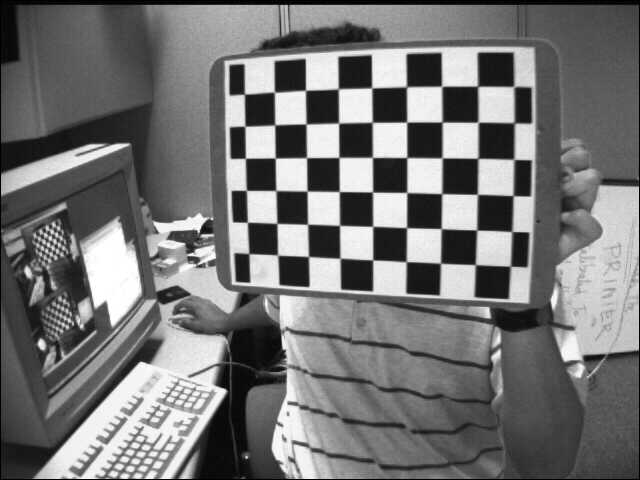
#> input picture imagens/left01.jpg, 640 x 480 px; its folder holds only this picture in this run
$ python calibrar_camera.py
#> lines starting #> are read from the running program, lines starting #| are printed output that depends on the picture; long printed decimals are rounded
import numpy as np
import cv2
import glob
import os

# config do tabuleiro
num_intersecoes_y = 6
num_intersecoes_x = 9 # default do opencv eh 9x6
tamanho_quadrado_mm = 25.0 # arrumar isso aq pro tamanho em milimetros do tabuleiro q a gnt usou

#criterio de parada pro calculo subpixel p ajuda a ficar mais preciso)
criteria = (cv2.TERM_CRITERIA_EPS + cv2.TERM_CRITERIA_MAX_ITER, 30, 0.001)

# gera os pontos no 3d tipo (0,0,0), (1,0,0)...
# multiplicando dps pelo tamanho em mm pra ter o mundo real
objp = np.zeros((num_intersecoes_x * num_intersecoes_y, 3), np.float32)
objp[:, :2] = np.mgrid[0:num_intersecoes_x, 0:num_intersecoes_y].T.reshape(-1, 2)
objp = objp * tamanho_quadrado_mm

#listas pra guardar tudo q achar nas fots
objpoints = [] #pontos no mundao 3d
imgpoints = [] #pontos 2d no plano da imgem

print("Iniciando processo de calibração... vamo q vamo")
images = glob.glob('imagens/*.jpg') # mudando pra pegar td jpg q tiver na pasta

if not images:
    print("Nenhuma imagem encontrada! Coloca as fotos na pasta 'imagens/' pelamor.")
    exit()

img_shape = None

for fname in images:
    print(f"Processando {fname}...")
    img = cv2.imread(fname)
#> img is the input picture: shape (480, 640, 3); min 0, max 255, mean 116.6
    gray = cv2.cvtColor(img, cv2.COLOR_BGR2GRAY)
    if img_shape is None:
        img_shape = gray.shape[::-1]
#> img_shape = (640, 480)

    # fast check
    flags = cv2.CALIB_CB_ADAPTIVE_THRESH + cv2.CALIB_CB_FAST_CHECK + cv2.CALIB_CB_NORMALIZE_IMAGE
    ret, corners = cv2.findChessboardCorners(gray, (num_intersecoes_x, num_intersecoes_y), flags)
#> ret = True; corners = 54 rows, first 8: [244.5, 94.33], [274.6, 92.24], [305.5, 90.4], [338.4, 88.84], [371.6, 87.98], [406.8, 86.92], [441.6, 86.37], [477.6, 86.38]

    # se achou os cantos,refinada neles e guarda
    if ret == True:
        objpoints.append(objp)
        corners2 = cv2.cornerSubPix(gray, corners, (11, 11), (-1, -1), criteria)
#> corners2 = 54 rows, first 8: [244.4, 94.14], [274.4, 92.21], [305.5, 90.32], [338.3, 88.79], [371.7, 87.87], [406.5, 86.71], [441.6, 86.25], [477.6, 86.22]
        imgpoints.append(corners2)

        #dbug
        # cv2.drawChessboardCorners(img, (num_intersecoes_x, num_intersecoes_y), corners2, ret)
        # cv2.imshow('img', img)
        # cv2.waitKey(500)

cv2.destroyAllWindows()

if len(objpoints) > 0:
    print(f"Calibrando câmera com {len(objpoints)} imagens q deram certo...")
    ret, mtx, dist, rvecs, tvecs = cv2.calibrateCamera(objpoints, imgpoints, img_shape, None, None)
#> ret = 0.161; mtx = [[811.4, 0, 306.3], [0, 768.8, 314.7], [0, 0, 1]]; dist = [[-0.656, 0.296, -0.0603, 0.0206, -0.406]]; rvecs = ([0.252, 0.427, 0.0302],); tvecs = ([-47.08, -169.8, 587.5],)

    print("Calibração finalizada sucesso!")
    print("Matriz da câmera (Intrínseca):\n", mtx)
#| Matriz da câmera (Intrínseca):
#|  [[811.353   0.         306.305]
#|  [  0.         768.773 314.671 ]
#|  [  0.           0.           1.        ]]
    print("Coeficientes da lente (distorção):\n", dist)
#| Coeficientes da lente (distorção):
#|  [[-0.6556   0.2957  -0.06027  0.02059 -0.4062]]

    # gravando as vars no arq
    np.savez("parametros_camera.npz", mtx=mtx, dist=dist, rvecs=rvecs, tvecs=tvecs, objpoints=objpoints, imgpoints=imgpoints)
    print("Parâmetros salvos em 'parametros_camera.npz'")

    #pegando a primeria img pra fzr o teste de undistort (tira aquela distorcao
    img = cv2.imread(images[0])
    h, w = img.shape[:2]
#> h = 480; w = 640
    newcameramtx, roi = cv2.getOptimalNewCameraMatrix(mtx, dist, (w,h), 1, (w,h))
#> newcameramtx = [[580.9, 0, 334.3], [0, 541.3, 299], [0, 0, 1]]; roi = (80, 70, 517, 354)

    # removendo a distorcao
    dst = cv2.undistort(img, mtx, dist, None, newcameramtx)
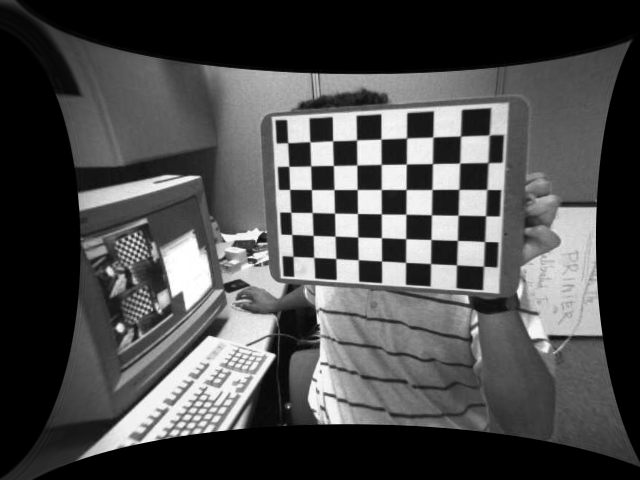
#> dst: shape (480, 640, 3); min 0, max 255, mean 75.3

    #corta as bordas preta q sobram (depende do roi)
    x, y, w, h = roi
#> x = 80; y = 70; w = 517; h = 354
    dst = dst[y:y+h, x:x+w]
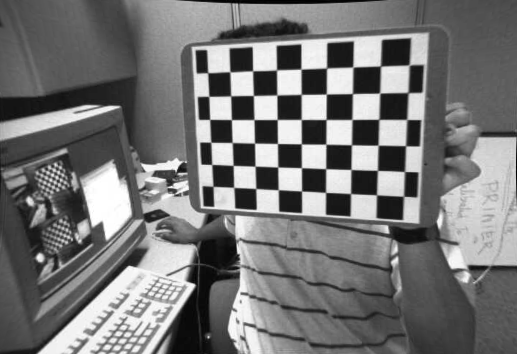
#> dst: shape (354, 517, 3); min 0, max 255, mean 117.7
    cv2.imwrite('undistorted_result.jpg', dst)
    print("Imagem corrigida salva como 'undistorted_result.jpg' (da pra ver q desentortou)")

    #calculo do erro total de reprojeção
    mean_error = 0
    for i in range(len(objpoints)):
        imgpoints2, _ = cv2.projectPoints(objpoints[i], rvecs[i], tvecs[i], mtx, dist)
        # re-modela (reshape) pra nao bugar no numpy
        pts_originais = imgpoints[i].reshape(-1, 2)
        pts_projetados = imgpoints2.reshape(-1, 2)

        # dist euclidiana msm
        error = np.linalg.norm(pts_originais - pts_projetados, axis=1).mean()
        mean_error += error
#> this loop made 1 pass
#> (error, mean_error) on pass 1: (0.142, 0.142)
#> after the loop, mean_error = 0.142
    print(f"Erro médio de reprojeção: {mean_error/len(objpoints)}")
#| Erro médio de reprojeção: 0.1425

else:
    print("nao foi possivel achar as quinas em nenhuma das imagens")

$ run again, on imagens/left05.jpg
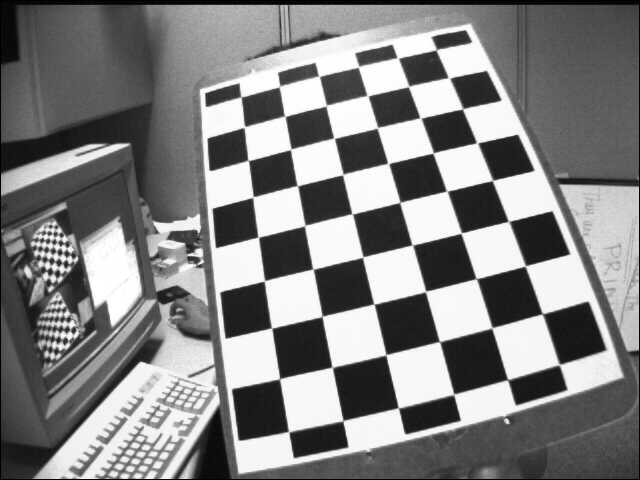
#> input picture imagens/left05.jpg, 640 x 480 px
#> img is the input picture: shape (480, 640, 3); min 0, max 255, mean 129.8
#> `ret, corners = cv2.findChessboardCorners(gray, (num_intersecoes_x, num..`: ret = True; corners = 54 rows, first 8: [435.9, 50.23], [450, 78.54], [462.7, 108.8], [476.5, 142.8], [492.5, 180.5], [508.4, 221.1], [525.3, 265.9], [542.1, 313.6]
#> corners2 = 54 rows, first 8: [436.3, 49.72], [449, 77.82], [462.6, 108.7], [477.1, 142.9], [492.5, 180.4], [508.7, 221.4], [525.3, 265.9], [542.4, 313.8]
#> `ret, mtx, dist, rvecs, tvecs = cv2.calibrateCamera(objpoints, imgpoint..`: ret = 0.143; mtx = [[639.5, 0, 320.2], [0, 651.5, 193.3], [0, 0, 1]]; dist = [[-0.412, -0.0341, 0.027, 0.0148, 0.431]]; rvecs = ([-0.361, 0.527, 1.3],); tvecs = ([71.82, -88.53, 380.3],)
#| Matriz da câmera (Intrínseca):
#|  [[639.458   0.         320.195]
#|  [  0.         651.460 193.277]
#|  [  0.           0.           1.        ]]
#| Coeficientes da lente (distorção):
#|  [[-0.412 -0.03405  0.027  0.01479   0.431  ]]
#> newcameramtx = [[521, 0, 334.1], [0, 536.2, 210.7], [0, 0, 1]]; roi = (26, 40, 593, 418)
#> `dst = cv2.undistort(img, mtx, dist, None, newcameramtx)`:
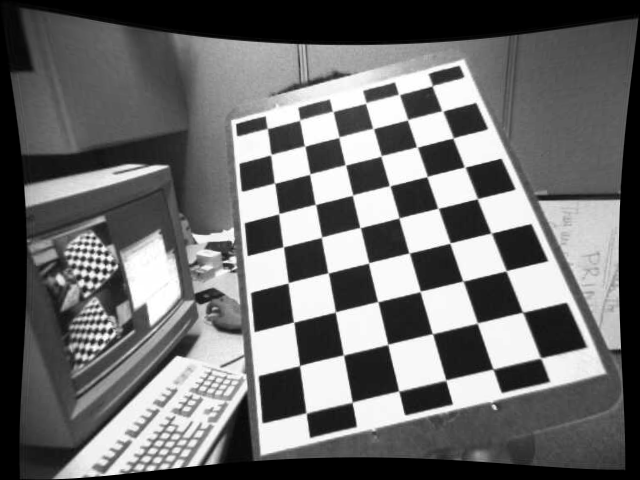
#> dst: shape (480, 640, 3); min 0, max 255, mean 108.8
#> `x, y, w, h = roi`: x = 26; y = 40; w = 593; h = 418
#> `dst = dst[y:y+h, x:x+w]`:
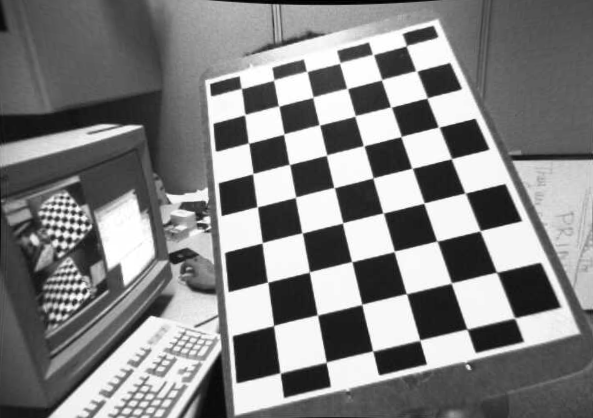
#> dst: shape (418, 593, 3); min 0, max 255, mean 130
#> the loop `for i in range(len(objpoints)):` made 1 pass
#> (error, mean_error) on pass 1: (0.132, 0.132)
#> after the loop `for i in range(len(objpoints)):`: mean_error = 0.132
#| Erro médio de reprojeção: 0.1315

$ run again, on imagens/left06.jpg
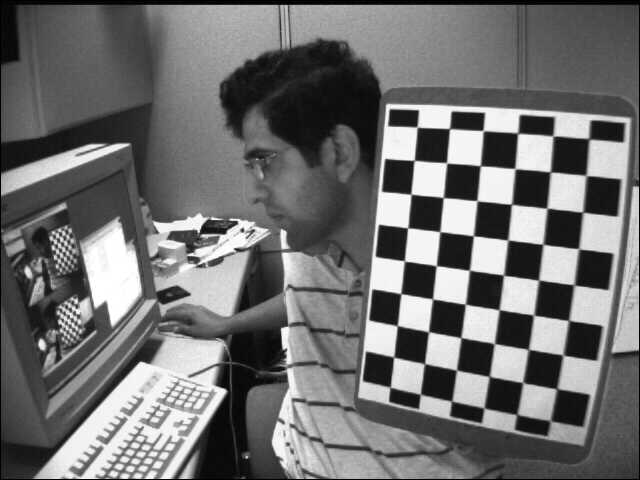
#> input picture imagens/left06.jpg, 640 x 480 px
#> img is the input picture: shape (480, 640, 3); min 0, max 255, mean 111.6
#> `ret, corners = cv2.findChessboardCorners(gray, (num_intersecoes_x, num..`: ret = True; corners = 54 rows, first 8: [589.1, 139], [586.5, 175.8], [582, 212.4], [578.4, 248.2], [574.2, 284.7], [568.5, 320.2], [561.9, 355.4], [556.5, 388.5]
#> corners2 = 54 rows, first 8: [588.9, 138.7], [586.1, 175.5], [582.7, 212.2], [578.7, 248.8], [574, 284.9], [568.7, 320.6], [563, 355], [556.8, 388.8]
#> `ret, mtx, dist, rvecs, tvecs = cv2.calibrateCamera(objpoints, imgpoint..`: ret = 0.129; mtx = [[638.5, 0, 274.7], [0, 644.8, 221.8], [0, 0, 1]]; dist = [[-0.377, 0.0417, -9.77e-05, 0.0319, 0.101]]; rvecs = ([0.483, 0.397, 1.63],); tvecs = ([211.1, -56.21, 406.4],)
#| Matriz da câmera (Intrínseca):
#|  [[638.450   0.         274.706]
#|  [  0.         644.821 221.782]
#|  [  0.           0.           1.        ]]
#| Coeficientes da lente (distorção):
#|  [[-3.76940141e-01  4.17449793e-02 -9.76627187e-05  3.18911428e-02
#|    1.01376989e-01]]
#> newcameramtx = [[518.6, 0, 300.3], [0, 508.1, 217.7], [0, 0, 1]]; roi = (42, 35, 578, 400)
#> `dst = cv2.undistort(img, mtx, dist, None, newcameramtx)`:
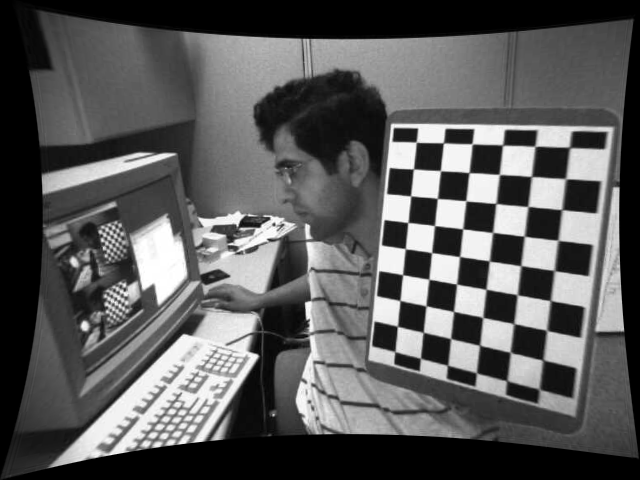
#> dst: shape (480, 640, 3); min 0, max 255, mean 89.4
#> `x, y, w, h = roi`: x = 42; y = 35; w = 578; h = 400
#> `dst = dst[y:y+h, x:x+w]`:
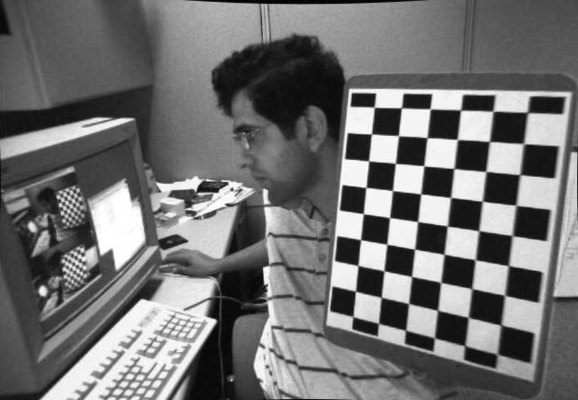
#> dst: shape (400, 578, 3); min 0, max 255, mean 113.2
#> the loop `for i in range(len(objpoints)):` made 1 pass
#> (error, mean_error) on pass 1: (0.119, 0.119)
#> after the loop `for i in range(len(objpoints)):`: mean_error = 0.119
#| Erro médio de reprojeção: 0.1186

$ run again, on imagens/left07.jpg
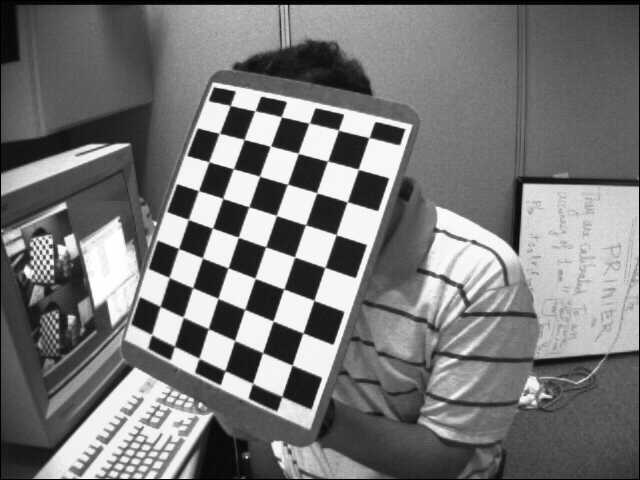
#> input picture imagens/left07.jpg, 640 x 480 px
#> img is the input picture: shape (480, 640, 3); min 0, max 255, mean 119.5
#> `ret, corners = cv2.findChessboardCorners(gray, (num_intersecoes_x, num..`: ret = True; corners = 54 rows, first 8: [368.8, 137.9], [358.2, 169.3], [347.2, 202.1], [336.2, 234.5], [324.8, 267.4], [314.1, 300.2], [303.2, 333.1], [292.2, 365]
#> corners2 = 54 rows, first 8: [369, 137.6], [358.3, 169.3], [347.2, 201.9], [336.1, 234.7], [324.9, 267.4], [313.9, 300.3], [303, 332.9], [292.1, 365.2]
#> `ret, mtx, dist, rvecs, tvecs = cv2.calibrateCamera(objpoints, imgpoint..`: ret = 0.182; mtx = [[715.8, 0, 331.1], [0, 695.3, 180.1], [0, 0, 1]]; dist = [[-0.699, 2.73, 0.0316, 0.0155, -9.38]]; rvecs = ([0.198, 0.467, 1.84],); tvecs = ([27.28, -31.5, 510.6],)
#| Matriz da câmera (Intrínseca):
#|  [[715.825   0.         331.050]
#|  [  0.         695.279  180.078]
#|  [  0.           0.           1.        ]]
#| Coeficientes da lente (distorção):
#|  [[-0.6991  2.731   0.03155  0.01553 -9.376]]
#> newcameramtx = [[415.2, 0, 418.1], [0, 356.7, 274.1], [0, 0, 1]]; roi = (226, 182, 371, 246)
#> `dst = cv2.undistort(img, mtx, dist, None, newcameramtx)`:
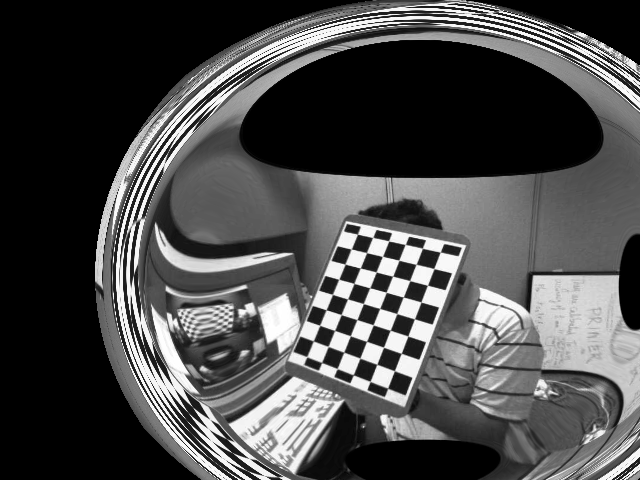
#> dst: shape (480, 640, 3); min 0, max 255, mean 75.1
#> `x, y, w, h = roi`: x = 226; y = 182; w = 371; h = 246
#> `dst = dst[y:y+h, x:x+w]`:
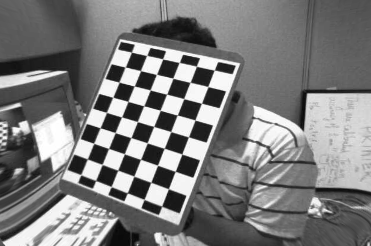
#> dst: shape (246, 371, 3); min 7, max 255, mean 125.1
#> the loop `for i in range(len(objpoints)):` made 1 pass
#> (error, mean_error) on pass 1: (0.131, 0.131)
#> after the loop `for i in range(len(objpoints)):`: mean_error = 0.131
#| Erro médio de reprojeção: 0.1313

$ run again, on imagens/left02.jpg
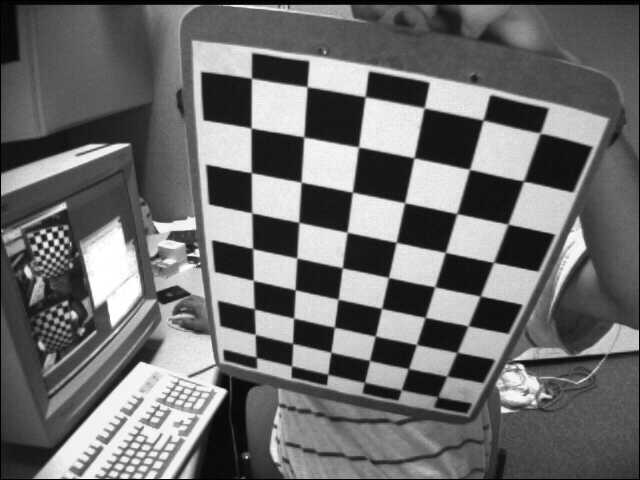
#> input picture imagens/left02.jpg, 640 x 480 px
#> img is the input picture: shape (480, 640, 3); min 0, max 255, mean 109
#> `ret, corners = cv2.findChessboardCorners(gray, (num_intersecoes_x, num..`: ret = True; corners = 54 rows, first 8: [256.6, 357.4], [255.3, 334.5], [254.8, 309], [253.3, 280.1], [252.5, 248], [251.8, 212.8], [251.2, 172.5], [251.4, 128.3]
#> corners2 = 54 rows, first 8: [256.4, 362.4], [255.2, 334.4], [254.3, 308.9], [253.3, 280.4], [252.6, 248.6], [251.8, 212.8], [251.3, 172.7], [251.1, 128]
#> `ret, mtx, dist, rvecs, tvecs = cv2.calibrateCamera(objpoints, imgpoint..`: ret = 1.09; mtx = [[523, 0, 332.5], [0, 525.6, 254.4], [0, 0, 1]]; dist = [[-0.0743, -0.899, 0.0186, -0.00871, 2.25]]; rvecs = ([0.441, 0.686, -1.33],); tvecs = ([-52.06, 70.1, 352.9],)
#| Matriz da câmera (Intrínseca):
#|  [[523.025   0.         332.550 ]
#|  [  0.         525.582 254.369]
#|  [  0.           0.           1.        ]]
#| Coeficientes da lente (distorção):
#|  [[-0.07435 -0.8993  0.01859 -0.008707  2.253 ]]
#> newcameramtx = [[507.3, 0, 325.7], [0, 499.6, 261.4], [0, 0, 1]]; roi = (56, 52, 554, 400)
#> `dst = cv2.undistort(img, mtx, dist, None, newcameramtx)`:
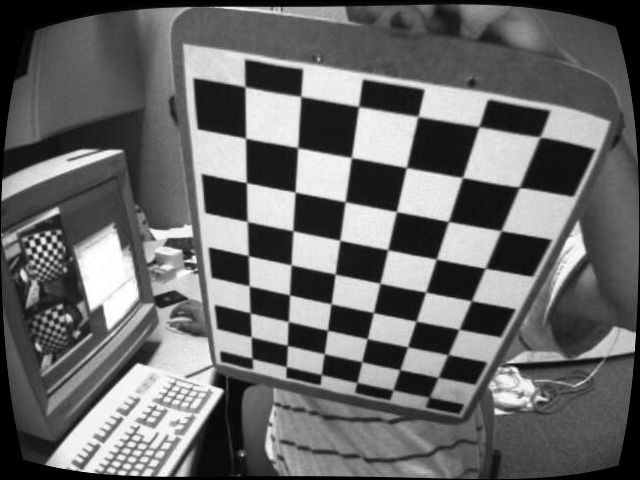
#> dst: shape (480, 640, 3); min 0, max 255, mean 105.4
#> `x, y, w, h = roi`: x = 56; y = 52; w = 554; h = 400
#> `dst = dst[y:y+h, x:x+w]`:
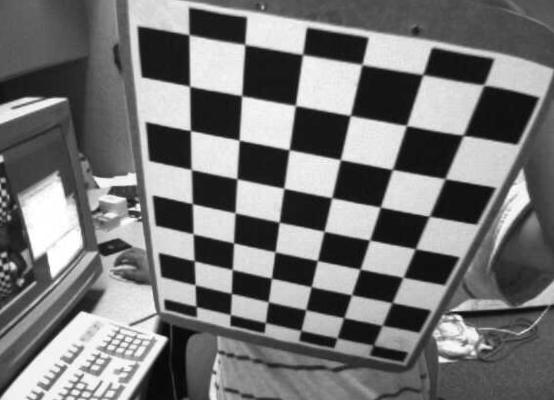
#> dst: shape (400, 554, 3); min 3, max 255, mean 117.9
#> the loop `for i in range(len(objpoints)):` made 1 pass
#> (error, mean_error) on pass 1: (0.79, 0.79)
#> after the loop `for i in range(len(objpoints)):`: mean_error = 0.79
#| Erro médio de reprojeção: 0.7896
